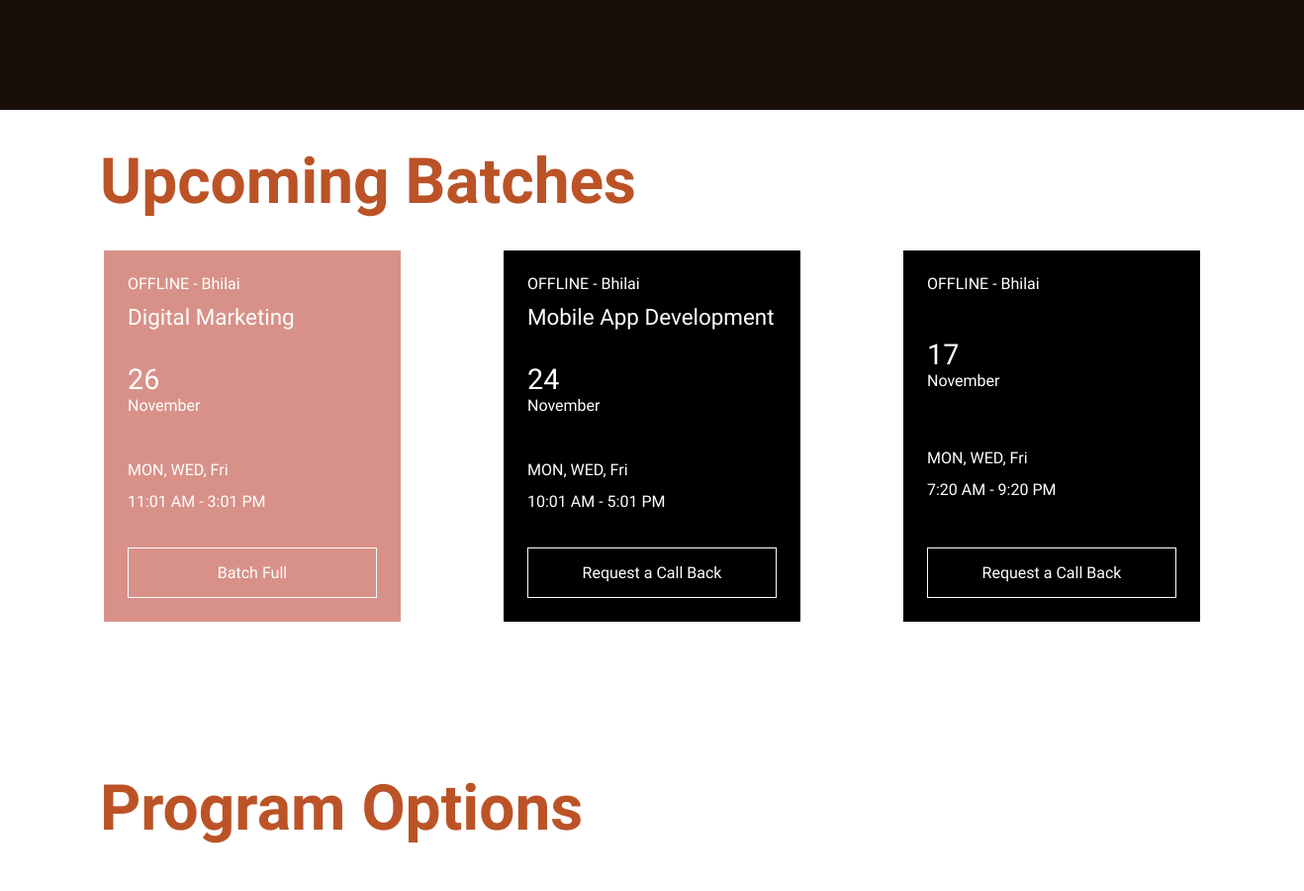
/ (middle part), run on an earlier commit of the app's database.
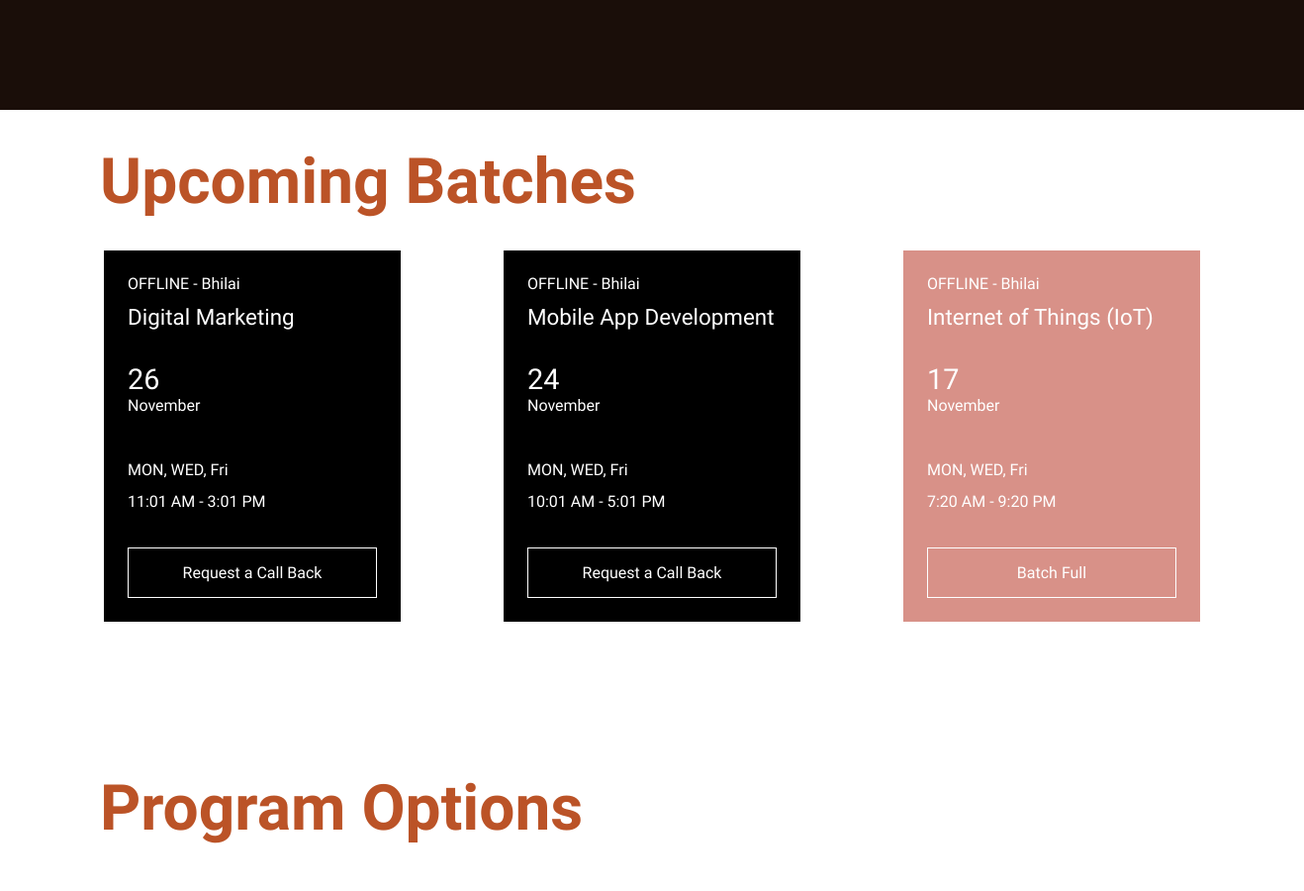
And on a later commit of the database.
### tables this page shows
CREATE TABLE `upcoming_batch_tbl` (
  `batch_id` int(11) NOT NULL,
  `batch_name` tinyint(4) NOT NULL,
  `batch_mode` varchar(100) NOT NULL,
  `batch_address` varchar(100) NOT NULL,
  `batch_date` date NOT NULL,
  `batch_start_time` time NOT NULL,
  `batch_end_time` time NOT NULL,
  `batch_status` tinyint(4) NOT NULL DEFAULT 1,
  `availability` tinyint(4) NOT NULL DEFAULT 1,
  `created_at` timestamp NOT NULL DEFAULT current_timestamp(),
  `updated_at` timestamp NOT NULL DEFAULT current_timestamp() ON UPDATE current_timestamp()
);

CREATE TABLE `program_tbl` (
  `program_id` int(11) NOT NULL,
  `program_name` varchar(100) NOT NULL,
  `program_detail` text NOT NULL,
  `program_image` varchar(200) NOT NULL,
  `program_image2` varchar(100) NOT NULL,
  `program_view_description` mediumtext NOT NULL,
  `program_type_class` varchar(200) NOT NULL,
  `program_next_batch` date DEFAULT NULL,
  `program_enroll_count` int(50) NOT NULL,
  `program_rating_no` int(20) NOT NULL,
  `program_review_no` int(20) NOT NULL,
  `program_experience` tinyint(4) NOT NULL,
  `program_experience_text` varchar(200) NOT NULL,
  `program_duration` varchar(200) NOT NULL,
  `program_status` tinyint(4) NOT NULL DEFAULT 1,
  `created_at` timestamp NOT NULL DEFAULT current_timestamp(),
  `updated_at` timestamp NOT NULL DEFAULT current_timestamp() ON UPDATE current_timestamp()
);

### index.php (the view, shortened to what this page needs)
<?php require('./includes/header.php');
require('./admin/config/dbcon.php');
?>
<section class="home_2">
    <div class="container px-3">
        <div class="home_2_bottom">
            <div class="row">
                <div class="col-md-6">
                </div>
                <div class="col-md-6">
                </div>
            </div>
        </div>
    </div>
</section>
<section class="upcoming_batch">
    <div class="container">
        <div class="heading">
            <h1>Upcoming Batches</h1>
        </div>
        <div class="row p-1">
            <?php
            $sql = "SELECT * FROM upcoming_batch_tbl left join program_tbl on upcoming_batch_tbl.batch_name = program_tbl.program_id WHERE batch_status = 1  ORDER BY upcoming_batch_tbl.created_at DESC ";
            $sql_run = mysqli_query($con, $sql);
            if (mysqli_num_rows($sql_run) > 0) {
                while ($data = mysqli_fetch_assoc($sql_run)) {
                    $timestamp = strtotime($data['batch_date']);
                    $day = date('d', $timestamp);
                    $month = date('F', $timestamp);
                    $time = strtotime($data['batch_start_time']);
                    $formatted_time = date('g:i A', $time);
                    $time2 = strtotime($data['batch_end_time']);
                    $formatted_time2 = date('g:i A', $time2);
            ?>
                    <div class="col-md-4">
                        <?php
                        if ($data['availability'] == 1) {
                        ?>
                            <div class="box">
                            <?php
                        } else {
                            ?>
                                <div class="sold1">
                                <?php
                            }
                                ?>
                                <div class="text">
                                    <h6>OFFLINE - <?= $data['batch_address'] ?></h6>
                                    <h2><?php if ($data['batch_name'] == $data['program_id']) {
                                            echo $data['program_name'];
                                        } ?></h2>
                                </div>
                                <div class="text">
                                    <h3><?= $day ?></h3>
                                    <p><?= $month ?></p>
                                </div>
                                <div class="text">
                                    <h4>MON, WED, Fri</h4>
                                    <h4><?= $formatted_time ?> - <?= $formatted_time2 ?></h4>
                                </div>
                                <div class="btn_area">
                                    <?php
                                    if ($data['availability'] == 1) {
                                    ?>
                                        <button class="upcoming_btn" data-id="<?= $data['batch_id'] ?>">Request a Call Back</button>
                                    <?php
                                    } else {
                                    ?>
                                        <button class="upcoming_btn_sold" data-id="<?= $data['batch_id'] ?>">Batch Full</button>
                                    <?php
                                    }
                                    ?>
                                </div>
                                </div>
                            </div>
                    <?php
                }
            }
                    ?>
                    </div>
        </div>
</section>
<section class="program_options">
    <div class="container">
        <div class="heading">
            <h1>Program Options</h1>
        </div>
    </div>
</section>
<?php require('./includes/end_html.php'); ?>

What changed in the data, as far as the page shows it:
changed upcoming_batch_tbl "11:01 AM": availability "Batch Full" → "Request a Call Back"
changed upcoming_batch_tbl "7:20 AM": program_tbl.program_name (not shown) → "Internet of Things (IoT)"; availability "Request a Call Back" → "Batch Full"
